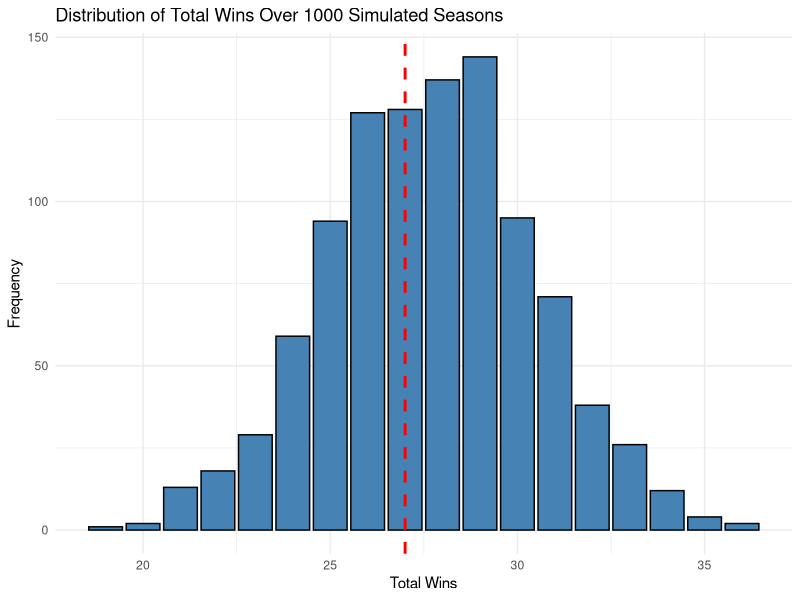

Here is the R script that generated this plot:
## ---- chunk 1
library(dplyr)
library(purrr)
library(ggplot2)
## ---- chunk 2
# Create a multi-line string with your data
raw_text <- "
CMS 0.56 3
La_Verne 0.55 4
ETBU 0.53 3
Occidental 0.85 3
Cal_Lu 0.60 3
Cal_Tech 0.95 3
Whittier 0.84 4
Lewis_and_Clark 0.71 3
Pacific_Lutheran 0.73 2
Chapman 0.60 3
Redlands 0.74 3
Williamette 0.60 1
MIT 0.80 2
UW_La_Crosse 0.54 1
Tufts 0.65 3
"

# Read the data into a data frame
schedule <- read.table(text = raw_text, header = FALSE, col.names = c("team", "win_prob", "games"))

# View the resulting table
print(schedule)

## ---- chunk 3
set.seed(42)  # for reproducibility

# Create a data frame with your schedule
schedule <- data.frame(
  team = c("CMS", "La Verne", "ETBU", "Occidental", "Cal Lu", "Cal Tech", "Whittier",
           "Lewis and Clark", "Pacific Lutheran", "Chapman", "Redlands", 
           "MIT", "UW La Crosse", "Tufts"),
  win_prob = c(0.56, 0.55, 0.53, 0.85, 0.60, 0.95, 0.84,
               0.71, 0.73, 0.60, 0.74,
               0.80, 0.54, 0.65),
  games = c(3, 4, 3, 3, 3, 3, 4,
            3, 2, 3, 3,
            2, 1, 3)
)

# Simulate the season
simulate_season <- function(schedule) {
  results <- schedule |>
    dplyr::rowwise() |>
    dplyr::mutate(
      wins = sum(runif(games) < win_prob),
      losses = games - wins
    ) |>
    dplyr::ungroup()
  
  # Season totals
  total_wins <- sum(results$wins)
  total_losses <- sum(results$losses)
  
  list(results = results, total_wins = total_wins, total_losses = total_losses)
}

# Run the simulation
season <- simulate_season(schedule)

# View detailed results
print(season$results)

# Print summary
cat("\nSeason Summary:\n")
cat("Total Wins:", season$total_wins, "\n")
cat("Total Losses:", season$total_losses, "\n")

## ---- chunk 4


set.seed(42)  # for reproducibility

# Your original schedule
schedule <- data.frame(
  team = c("CMS", "La Verne", "ETBU", "Occidental", "Cal Lu", "Cal Tech", "Whittier",
           "Lewis and Clark", "Pacific Lutheran", "Chapman", "Redlands", 
           "MIT", "UW La Crosse", "Tufts"),
  win_prob = c(0.56, 0.55, 0.53, 0.85, 0.60, 0.95, 0.84,
               0.71, 0.73, 0.60, 0.74, 
               0.80, 0.54, 0.65),
  games = c(3, 4, 3, 3, 3, 3, 4,
            3, 2, 3, 3,
            2, 1, 3)
)

# Your simulation function
simulate_season <- function(schedule) {
  results <- schedule |>
    rowwise() |>
    mutate(
      wins = sum(runif(games) < win_prob),
      losses = games - wins
    ) |>
    ungroup()
  
  total_wins <- sum(results$wins)
  total_losses <- sum(results$losses)
  
  tibble(total_wins = total_wins, total_losses = total_losses)
}

# Run the simulation 1000 times
n_simulations <- 1000
sim_results <- map_dfr(1:n_simulations, ~simulate_season(schedule))

# Summary
summary_stats <- sim_results |>
  summarise(
    avg_wins = mean(total_wins),
    sd_wins = sd(total_wins),
    median_wins=median(total_wins),
    max_wins = max(total_wins),
    min_wins = min(total_wins)
  )

# Print results
print(summary_stats)

## ---- chunk 5


set.seed(42)  # for reproducibility

# Schedule data
schedule <- data.frame(
  team = c("CMS", "La Verne", "ETBU", "Occidental", "Cal Lu", "Cal Tech", "Whittier",
           "Lewis and Clark", "Pacific Lutheran", "Chapman", "Redlands", 
           "MIT", "UW La Crosse", "Tufts"),
  win_prob = c(0.56, 0.55, 0.53, 0.85, 0.60, 0.95, 0.84,
               0.71, 0.73, 0.60, 0.74, 
               0.80, 0.54, 0.65),
  games = c(3, 4, 3, 3, 3, 3, 4,
            3, 2, 3, 3,
            2, 1, 3)
)

# Simulation function
simulate_season <- function(schedule) {
  results <- schedule |>
    rowwise() |>
    mutate(
      wins = sum(runif(games) < win_prob),
      losses = games - wins
    ) |>
    ungroup()
  
  total_wins <- sum(results$wins)
  tibble(total_wins = total_wins)
}

# Run 1000 simulations
n_simulations <- 1000
sim_results <- map_dfr(1:n_simulations, ~simulate_season(schedule))

# Create a bar plot of total wins
ggplot(sim_results, aes(x = total_wins)) +
  geom_bar(fill = "steelblue", color = "black") +
    geom_vline(xintercept = 27, color = "red", linetype = "dashed", size = 1)+ 
  labs(
    title = "Distribution of Total Wins Over 1000 Simulated Seasons",
    x = "Total Wins",
    y = "Frequency"
  ) +
  theme_minimal()

